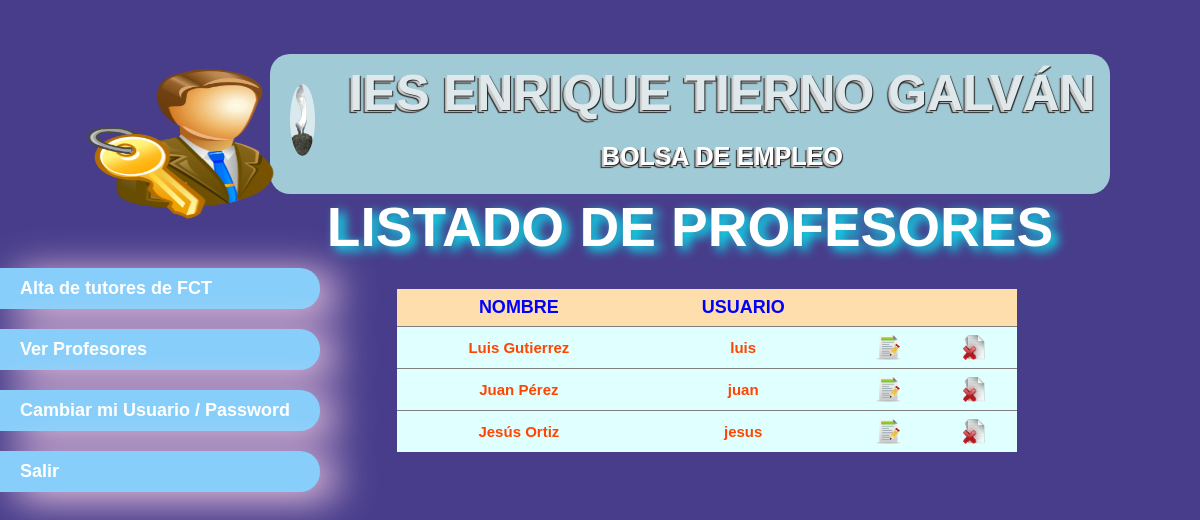
The app's page /Proyecto/admin/ver_prof.php with its own data.
### tables this page shows
CREATE TABLE IF NOT EXISTS `profesores` (
  `IDPROF` int(3) NOT NULL AUTO_INCREMENT,
  `USU` varchar(15) NOT NULL,
  `PASS` varchar(15) NOT NULL,
  `NOMBRE` varchar(30) NOT NULL,
  PRIMARY KEY (`IDPROF`),
  KEY `IDPROF` (`IDPROF`)
);

### Proyecto/admin/ver_prof.php (the view, shortened to what this page needs)
<HTML LANG="es">
	<HEAD>
	   <LINK REL="stylesheet" TYPE="text/css" HREF="estilo.css">
	</HEAD>
	<BODY>
		<div id="menu" class="div">
						<div class="ima">
							<img class="foto" src="/Proyecto/botones/admin.png">
						</div>
						<div class="ul">
							<ul>
									<a href="alta_prof.php"><li>Alta de tutores de FCT</li></a>
									<a href="ver_prof.php"><li>Ver Profesores</li></a>
									<a href="cambio.php"><li>Cambiar mi Usuario / Password</li></a>
									<a href="index.php"><li>Salir</li></a>
							</ul>
						</div>
			</div>
			<div id="pagina" >
				<div id="head">
					<header id="header">
						<div class="titulo">
								<h1>IES ENRIQUE TIERNO GALVÁN</h1>
								<p>BOLSA DE EMPLEO</p>
						</div>
					</header>
				</div>
				<div id="principal" class="div">
					<h1 class="h1">LISTADO DE PROFESORES</h1>
					<div class="tabla">
								<?PHP
									$conexion=mysqli_connect("localhost","root","","bolsaempleo") or die("Problemas en la conexion");
									$query= "select * from PROFESORES where IDPROF <> 1" or die ("Problemas en el select". mysqli_error($conexion));
									$cons=mysqli_query($conexion,$query);
								  $nfilas = mysqli_num_rows ($cons);
								  if ($nfilas > 0)
								  {
									 print ("<p align=\"center\"><TABLE  rules=\"rows\" >\n");
									 print ("<TR>\n");
									 print ("<TH>NOMBRE</TH>\n");
									 print ("<TH>USUARIO</TH>\n");
									 print ("<TH></TH>\n");
									 print ("<TH></TH>\n");
									 print ("</TR>\n");
									 for ($i=0; $i<$nfilas; $i++)
									 {
										$fila=mysqli_fetch_array($cons);
										print ("<TR>\n");
										print ("<TD>" . $fila['NOMBRE'] . "</TD>\n");
										print ("<TD>" . $fila['USU'] . "</TD>\n");
										print "<td><a href=\"modif_prof.php?id=".$fila['IDPROF']."\"> <img id=\"estado\" src=\"/Proyecto/botones/inscripcion-2.gif\"> </a></td>
												<td><a href=\"baja_prof.php?id=".$fila['IDPROF']."\"> <img id=\"estado\" src=\"/Proyecto/botones/darse-de-baja.gif\"> </a></td>";
										print ("</TR>\n");
									 }
									 print ("</TABLE>\n");
								  }
								  else
									 print ("No hay profesores dados de alta");
							?>
							</div>
				</div>
			</div>
	</BODY>
</HTML>

### Proyecto/admin/estilo.css (style rules this page uses)
img.foto { width: 250px; height: 150px; display: block; margin: 15% auto; background-color: rgba(255,255,255,0); padding:22px; padding-left: 55px; border-radius:20%; transition:box-shadow .4s; }
div#menu ul li { margin-top:20px; font: bold 18px 'Comic Sans MS',Arial,Helvetica,sans-serif; text-decoration:none; background-color:lightskyblue; width:300px; padding-top:10px; padding-bottom:10px; border-radius:0px 20px 20px 0px; padding-left:20px; -moz-box-shadow: 17px 9px 41px #ffd6ec; -webkit-box-shadow: 17px 6px 41px #ffd6ec; -webkit-transition:padding-left 0.6s; color:white; }
a:link { text-decoration:none; }
div#menu { width: 15%; float:left; margin-top:20px; height: 100%; position:relative; display:block; }
div#pagina { margin: 2% auto; width: 85%; float: left; height: auto; }
div#principal { width: auto; height: auto; margin: 4%; }
.h1 { color: white; font: bold 55px 'Comic Sans MS',Arial,Helvetica,sans-serif; text-shadow:6px 4px 11px cyan; text-align:center; }
* { margin:0px; padding:0px; }
html { font-family: Geneva, sans-serif; background-color: DarkSlateBlue; }
header#header { margin:30px auto; width:840px; height:100px; }
div.titulo { text-align:center; margin: 1px auto; height:120px; color: #dfe9ec; font: bold 25px 'Myriad Pro',Arial,Helvetica,sans-serif; padding: 10px 0; background:#a0cad5; width:100%; text-shadow: 1px 1px 1px #222, -2px 2px 1px #ccc, -3px 3px 1px #222; border-radius:20px 20px 20px 20px; }
p { margin:20px auto; color: white; font: bold 25px 'Myriad Pro',Arial,Helvetica,sans-serif; }
img#estado { width:25px; height: 25px; }

### Proyecto/admin/ver_prof.php (style rules this page uses)
.tabla { margin: 30px 10px 10px 44px; }
table { width: 70%; border-spacing: 3px; background-color: rgba(255,255,255,0); color: #fff; text-align: center; font: bold 15px Comic Sans MS,Arial,Helvetica,sans-serif; }
td { background-color:LIGHTCYAN; padding: 8px 8px 8px 8px; color: orangered; border-right: 44px; border-left: 44px; }
th { padding: 8px 8px 8px 8px; background-color: NavajoWhite; font: bold 18px Comic Sans MS,Arial,Helvetica,sans-serif; color: blue; }

### records on screen
profesores: NOMBRE "Luis Gutierrez", USU "luis"
profesores: NOMBRE "Juan Pérez", USU "juan"
profesores: NOMBRE "Jesús Ortiz", USU "jesus"
